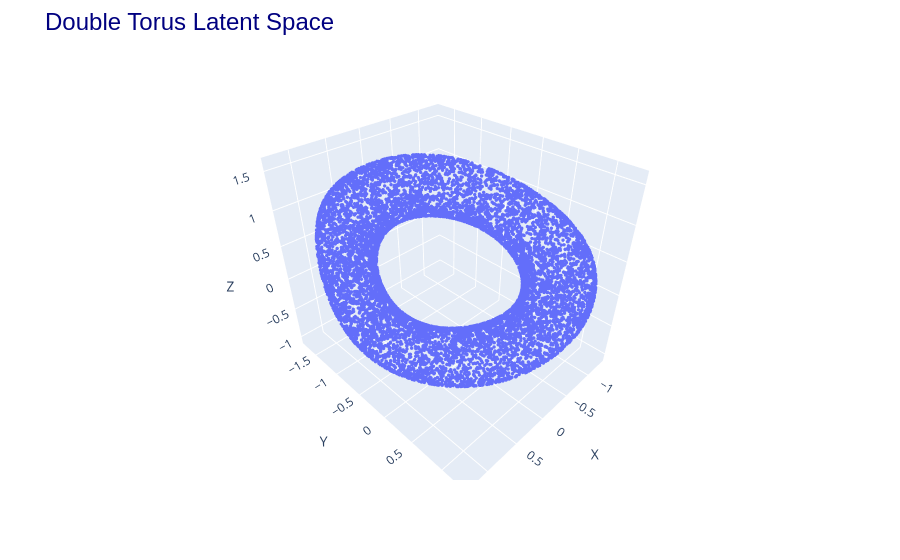

The notebook cell saved with this chart:
### Code cell
probabilities = cae.predict(X_test)
alpha = torch.argmax(probabilities, dim=1)
middle = cae.encode(X_test)
latent = cae.chart_multi_encode(middle, alpha).detach().numpy()
util.plot3d([(latent, "latent"),], title="Double Torus Latent Space")

### Figure 1 — Plotly figure (JSON) as saved in the notebook; plotly's stock layout.template omitted (floating-point values rounded to 4 significant figures; data arrays with more than 128 entries replaced by an {"elided": "..."} marker saying what was removed)
{"data": [{"marker": {"size": 2}, "mode": "markers", "name": "latent", "type": "scatter3d", "x": {"elided": "10000 float values"}, "y": {"elided": "10000 float values"}, "z": {"elided": "10000 float values"}}], "layout": {"margin": {"t": 60}, "scene": {"aspectmode": "data", "xaxis": {"title": {"text": "X"}}, "yaxis": {"title": {"text": "Y"}}, "zaxis": {"title": {"text": "Z"}}}, "title": {"font": {"color": "navy", "family": "Arial", "size": 24}, "text": "Double Torus Latent Space"}}}
